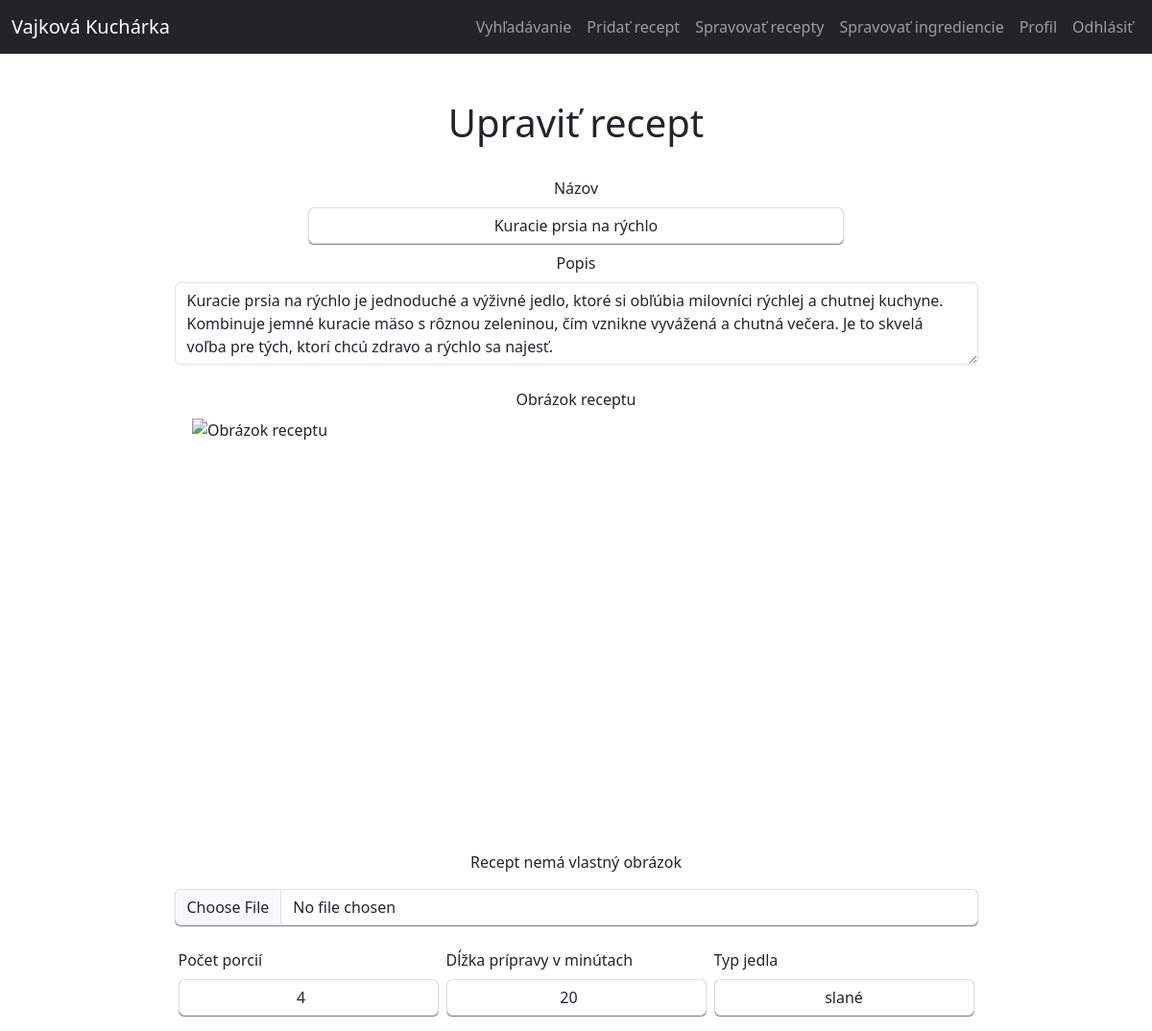
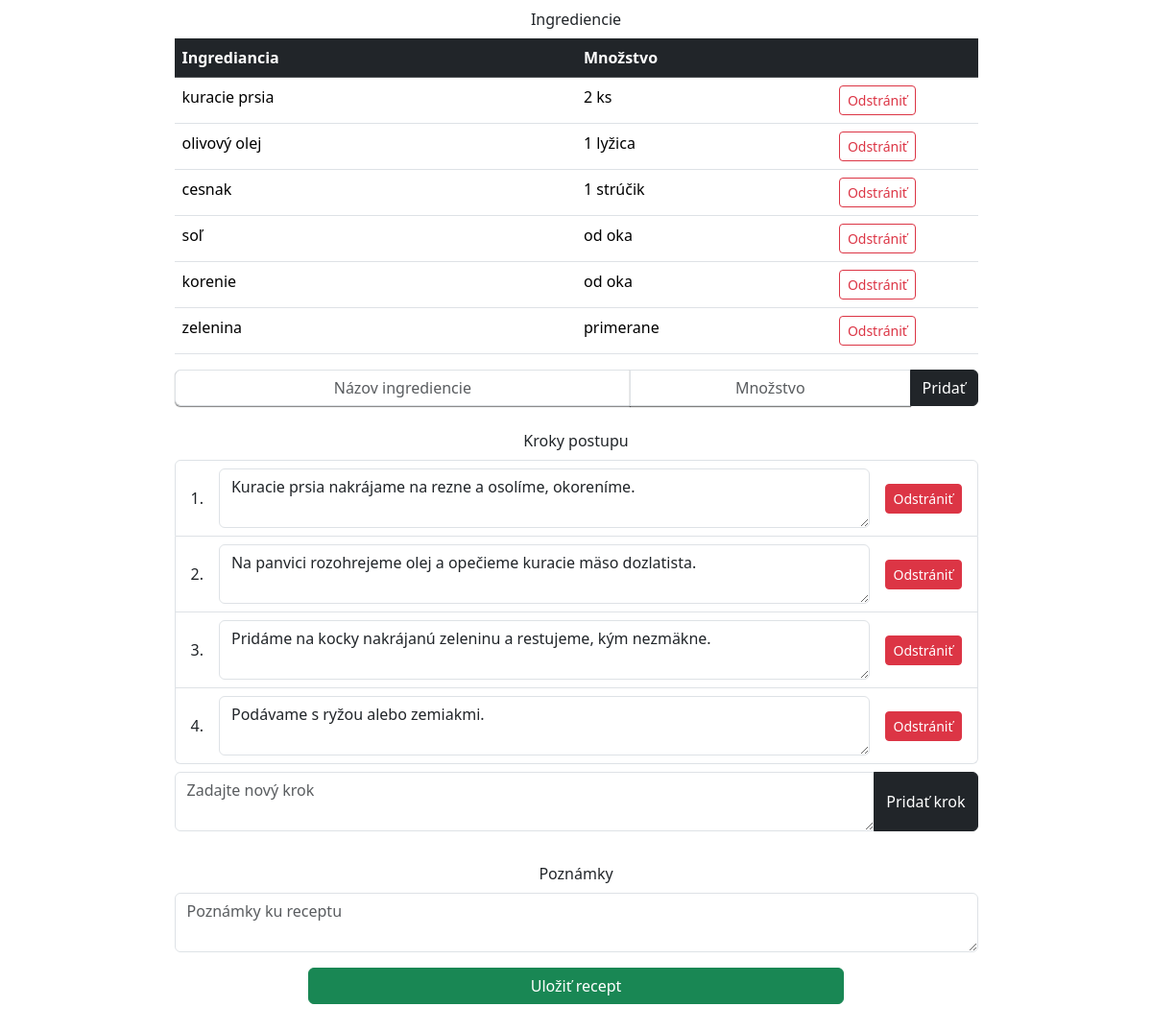
/?c=recipe&a=edit&id=39 (signed in), run on the app's committed database (2 pictures, top to bottom).
### tables this page shows
CREATE TABLE `recipes` (
  `id` int(11) NOT NULL AUTO_INCREMENT,
  `author_id` int(11) NOT NULL,
  `title` varchar(255) NOT NULL,
  `description` text NOT NULL,
  `minutes` int(11) NOT NULL,
  `portions` int(11) NOT NULL,
  `image` varchar(255) DEFAULT NULL,
  `category` enum('sladké','slané') DEFAULT NULL,
  `notes` text DEFAULT NULL,
  `reported` int(11) DEFAULT NULL,
  PRIMARY KEY (`id`),
  KEY `author_id` (`author_id`),
  CONSTRAINT `recipes_ibfk_3` FOREIGN KEY (`author_id`) REFERENCES `users` (`id`) ON UPDATE CASCADE
);

CREATE TABLE `ingredients` (
  `id` int(11) NOT NULL AUTO_INCREMENT,
  `name` varchar(255) NOT NULL,
  PRIMARY KEY (`id`),
  UNIQUE KEY `name` (`name`)
);

CREATE TABLE `recipe_ingredients` (
  `id` int(11) NOT NULL AUTO_INCREMENT,
  `recipe_id` int(11) NOT NULL,
  `ingredient_id` int(11) NOT NULL,
  `amount` varchar(255) NOT NULL,
  PRIMARY KEY (`id`),
  UNIQUE KEY `com` (`ingredient_id`,`recipe_id`),
  KEY `recipe_id` (`recipe_id`),
  CONSTRAINT `recipe_ingredients_ibfk_3` FOREIGN KEY (`recipe_id`) REFERENCES `recipes` (`id`) ON DELETE CASCADE ON UPDATE CASCADE,
  CONSTRAINT `recipe_ingredients_ibfk_4` FOREIGN KEY (`ingredient_id`) REFERENCES `ingredients` (`id`) ON DELETE CASCADE ON UPDATE CASCADE
);

CREATE TABLE `steps` (
  `id` int(11) NOT NULL AUTO_INCREMENT,
  `recipe_id` int(11) NOT NULL,
  `text` text NOT NULL,
  `order` int(11) NOT NULL,
  PRIMARY KEY (`id`),
  KEY `recipe_id` (`recipe_id`),
  CONSTRAINT `steps_ibfk_1` FOREIGN KEY (`recipe_id`) REFERENCES `recipes` (`id`) ON DELETE CASCADE
);

### App/Core/Responses/ViewResponse.php (called while the page is built, shortened)
<?php
class ViewResponse extends Response
{
    private $viewName;
    private $data;
    public function __construct($app, $viewName, $data)
    {
        $this->viewName = $viewName;
        $this->data = $data;
    }
    protected function generate(): void
    {
        $data = $this->data;
        require "App" . DIRECTORY_SEPARATOR . "Views" . DIRECTORY_SEPARATOR . $this->viewName . ".view.php";
    }
}

### App/Core/Responses/Response.php (called while the page is built, shortened)
<?php
abstract class Response
{
    public function send(): void
    {
        $this->generate();
    }
}

### index.php (called while the page is built, shortened)
<?php
require "ClassLoader.php";
$app = new App();
$app->run();

### ClassLoader.php (called while the page is built, shortened)
<?php
class ClassLoader
{
    public static function Boot()
    {
        spl_autoload_register(function ($class_name) {
            $file = str_replace('\\', DIRECTORY_SEPARATOR, $class_name) . '.php';
        });
    }
}

### App/Helpers/Inflect.php (called while the page is built, shortened)
<?php
class Inflect
{
    public static $plural = array(
        '/(quiz)$/i' => "$1zes",
        '/^(ox)$/i' => "$1en",
        '/([m|l])ouse$/i' => "$1ice",
        '/(matr|vert|ind)ix|ex$/i' => "$1ices",
        '/(x|ch|ss|sh)$/i' => "$1es",
        '/([^aeiouy]|qu)y$/i' => "$1ies",
        '/(hive)$/i' => "$1s",
        '/(?:([^f])fe|([lr])f)$/i' => "$1$2ves",
        '/(shea|lea|loa|thie)f$/i' => "$1ves",
        '/sis$/i' => "ses",
        '/([ti])um$/i' => "$1a",
        '/(tomat|potat|ech|her|vet)o$/i' => "$1oes",
        '/(bu)s$/i' => "$1ses",
        '/(alias)$/i' => "$1es",
        '/(octop)us$/i' => "$1i",
        '/(ax|test)is$/i' => "$1es",
        '/(us)$/i' => "$1es",
        '/s$/i' => "s",
        '/$/' => "s"
    );
    public static $irregular = array(
        'move' => 'moves',
        'foot' => 'feet',
        'goose' => 'geese',
        'sex' => 'sexes',
        'child' => 'children',
        'man' => 'men',
        'tooth' => 'teeth',
        'person' => 'people',
        'valve' => 'valves'
    );
    public static function pluralize($string)
    {
        foreach (self::$irregular as $pattern => $result) {
            $pattern = '/' . $pattern . '$/i';
        }
        foreach (self::$plural as $pattern => $result) {
            if (preg_match($pattern, $string)) {
                return preg_replace($pattern, $result, $string);
            }
        }
        return $string;
    }
}

### App/Core/Model.php (called while the page is built, shortened)
<?php
abstract class Model implements \JsonSerializable
{
    private static ?Connection $connection = null;
    public static function getAll(
        ?string $whereClause = null,
        array $whereParams = [],
        ?string $orderBy = null,
        ?int $limit = null,
        ?int $offset = null
    ): array {
        try {
            $sql = "SELECT * FROM `" . static::getTableName() . "`";
            if ($whereClause != null) {
                $sql .= " WHERE $whereClause";
            }
            if ($orderBy != null) {
                $sql .= " ORDER BY $orderBy";
            }
            $stmt = self::$connection->prepare($sql);
            $stmt->execute($whereParams);
            $models = $stmt->fetchAll(PDO::FETCH_CLASS | PDO::FETCH_PROPS_LATE, static::class);
            return $models;
        } catch (PDOException $e) {
            throw new \Exception('Query failed: ' . $e->getMessage(), 0, $e);
        }
    }
    private static function connect(): void
    {
        self::$connection = Connection::connect();
    }
    public static function getTableName(): string
    {
        $arr = explode("\\", get_called_class());
        return Inflect::pluralize(strtolower(end($arr)));
    }
    public static function getPkColumnName(): string
    {
        return 'id';
    }
    public static function getOne($id): ?static
    {
        try {
            $sql = "SELECT * FROM `" . static::getTableName() . "` WHERE `" . static::getPkColumnName() . "`=?";
            $stmt = self::$connection->prepare($sql);
            $stmt->setFetchMode(PDO::FETCH_CLASS | PDO::FETCH_PROPS_LATE, static::class);
            $stmt->execute([$id]);
            $model = $stmt->fetch() ?: null;
            if ($model != null) {
                $model->_dbId = $model->{static::getPkColumnName()};
            }
            return $model;
        } catch (PDOException $e) {
            throw new \Exception('Query failed: ' . $e->getMessage(), 0, $e);
        }
    }
}

### App/Core/DB/Connection.php (called while the page is built, shortened)
<?php
class Connection
{
    private $db;
    public function __construct($db)
    {
        $this->db = $db;
    }
    public function prepare($sql)
    {
        try {
            return new DebugStatement($this->db->prepare($sql));
        } catch (PDOException $e) {
            throw new \Exception('Prepare failed: ' . $e->getMessage());
        }
    }
}

### App/Controllers/RecipeController.php (called while the page is built, shortened)
<?php
class RecipeController extends AControllerBase
{
    public function edit(): Response
    {
        $id = (int)$this->request()->getValue("id");
        $recipe = Recipe::getOne($id);
        return $this->getRecipeDetails($recipe);
    }
    private function getRecipeDetails(Recipe $recipe): ViewResponse
    {
        $steps = Step::getAll(whereClause: "recipe_id = ?", whereParams: [$recipe->getId()], orderBy: "`order`");
        $ingredients = [];
        foreach (Recipe_ingredient::getAll("recipe_id = ?", [$recipe->getId()]) as $recipe_ingredient) {
            $ingredient = Ingredient::getOne($recipe_ingredient->getIngredientId());
            $ingredients[] = new RecipeIngredient($ingredient->getName(), $recipe_ingredient->getAmount());
        }
        return $this->html(
            [
                'recipe' => $recipe,
                'steps' => $steps,
                'ingredients' => $ingredients
            ]
        );
    }
}

### App/Core/DB/DebugStatement.php (called while the page is built, shortened)
<?php
class DebugStatement
{
    private PDOStatementAlias $stmt;
    public function __construct($stmt)
    {
        $this->stmt = $stmt;
    }
    public function execute($params = null)
    {
        $result = $this->stmt->execute($params);
        $this->stmt->debugDumpParams();
        return $result;
    }
    public function __call($name, $arguments)
    {
        return $this->stmt->{$name}(...$arguments);
    }
}

### App/Models/Recipe.php (called while the page is built, shortened)
<?php
class Recipe extends Model
{
    protected ?int $id = null;
    protected string $title;
    protected string $description;
    protected int $minutes;
    protected int $portions;
    protected ?string $image;
    protected ?string $category;
    public function getId(): ?int
    {
        return $this->id;
    }
    public function getTitle(): string
    {
        return $this->title;
    }
    public function getDescription(): string
    {
        return $this->description;
    }
    public function getMinutes(): int
    {
        return $this->minutes;
    }
    public function getPortions(): int
    {
        return $this->portions;
    }
    public function getImage(): ?string
    {
        return $this->image;
    }
    public function getCategory(): ?string
    {
        return $this->category;
    }
}

### App/Models/RecipeIngredient.php (called while the page is built, shortened)
<?php
class RecipeIngredient
{
    private string $name;
    private string $amount;
    public function __construct(string $name, string $amount) {
        $this->name = $name;
        $this->amount = $amount;
    }
    public function getName(): string
    {
        return $this->name;
    }
    public function getAmount(): string
    {
        return $this->amount;
    }
}

### App/Models/Step.php (called while the page is built, shortened)
<?php
class Step extends Model
{
    protected string $text;
    public function getText(): string
    {
        return $this->text;
    }
}

### App/Views/Recipe/recipeForm.view.php (the view, shortened to what this page needs)
<form id="recipeForm"  enctype="multipart/form-data" class="my-4 d-flex flex-column align-items-center w-100"
      data-id=<?= @$data["recipe"]?->getId() ?? 0 ?>>
    <div class="text-center d-flex flex-column align-items-center w-50">
        <label for="recipeTitle" class="form-label bold">Názov</label>
        <input type="text" id="recipeTitle" name="title" class="form-control" placeholder="Napíš názov receptu"
               value="<?= @$data['recipe']?->getTitle() ?>" required>
    </div>
    <div class="mb-3 d-flex flex-column align-items-center w-75">
        <label for="recipeDescription" class="form-label">Popis</label>
        <textarea id="recipeDescription" name="description" class="form-control" rows="3" placeholder="Napíš stručný popis receptu"
                  required><?= @$data["recipe"]?->getDescription() ?></textarea>
    </div>
    <div class="mb-3 d-flex flex-column align-items-center w-75">
        <label for="recipeImageInput" class="form-label">Obrázok receptu</label>
        <img src="<?= @$data['recipe']?->getImage() ?? "public/images/empty_plate.jpg"?> "
             class="mx-auto d-block recipe_image" alt="Obrázok receptu">
        <p id="imageDesc" <?= @$data['recipe']?->getImage() ? 'hidden' : '' ?>>Recept nemá vlastný obrázok</p>
        <input class="form-control" type="file" name="image" id="recipeImageInput" accept="image/*" <?= @$data['recipe']?->getImage() ? 'hidden' : '' ?> >
    </div>
    <div class="row mb-3 gx-2 w-75 align-items-end">
        <div class="col">
            <label for="recipePortions" class="form-label">Počet porcií</label>
            <input type="number" name="portions" min="1" oninput="validity.valid||(value='');" class="form-control"
                   id="recipePortions" placeholder="Počet porcií" aria-label="Počet porcií"
                   value="<?= @$data['recipe']?->getPortions() ?>" required>
        </div>
        <div class="col">
            <label for="recipeMinutes" class="form-label">Dĺžka prípravy v minútach</label>
            <input type="number" name="minutes" min="1" oninput="validity.valid||(value='');" class="form-control"
                   id="recipeMinutes" placeholder="Čas prípravy" aria-label="Čas prípravy"
                   value="<?= @$data['recipe']?->getMinutes() ?>" required>
        </div>
        <div class="col">
            <label for="categoryOfFood" class="form-label">Typ jedla</label>
            <select class="form-control" id="categoryOfFood" name="category">
                <option <?= @$data["recipe"]?->getCategory() === RecipeCategory::Slane->value ? "selected" : "" ?>
                        value=<?= RecipeCategory::Slane->value ?>><?= RecipeCategory::Slane->value ?></option>
            </select>
        </div>
    </div>
    <div class="mb-3 d-flex flex-column align-items-center w-75 " id="ingredientsDiv">
        <label class="form-label">Ingrediencie</label>
        <table class="table">
            <thead class="table-dark">
            <tr>
                <th scope="col">Ingrediancia</th>
                <th scope="col">Množstvo</th>
                <th scope="col"></th>
            </tr>
            </thead>
            <tbody id="ingredientsTableBody">
            <?php
            $ingredients = $data['ingredients'] ?? [];
            foreach ($ingredients as $ingredient) { ?>
                <tr class="recipeIngredient">
                    <td class="w-50"><?= $ingredient->getName() ?></td>
                    <td class="w-25"><?= $ingredient->getAmount() ?></td>
                    <td class="text-center">
                        <button class="btn btn-outline-danger btn-sm" type="button">Odstrániť</button>
                    </td>
                </tr>
                <?php
            }
            ?>
            </tbody>
        </table>
        <div class="input-group">
            <input type="text" class="form-control w-25" list="ingredientsOptions" id="newRecipeIngredient"
                   placeholder="Názov ingrediencie" name="newRecipeIngredientChoice">
            <input type="text" class="form-control" id="ingredientAmount" placeholder="Množstvo" aria-label="Množstvo">
            <button class="btn btn-dark" type="button" id="addIngredientButton">Pridať</button>
        </div>
    </div>
    <div class="mb-3 d-flex flex-column align-items-center w-75">
        <label class="form-label">Kroky postupu</label>
        <ol class="list-group list-group-numbered w-100" id="stepList">
            <?php
            $steps = $data['steps'] ?? [];
            foreach ($steps as $step) { ?>
                <li class="list-group-item d-flex align-items-center justify-content-between">
                    <textarea class="form-control mx-3" rows="2"><?= $step->getText() ?></textarea>
                    <button type="button" class="btn btn-sm btn-danger">Odstrániť</button>
                </li>
                <?php
            }
            ?>
        </ol>
        <div class="input-group my-2 ">
            <textarea id="newStep" class="form-control" rows="2" placeholder="Zadajte nový krok"></textarea>
            <button type="button" id="addStepButton" class="btn btn-dark">Pridať krok</button>
        </div>
    </div>
    <div class="mb-3 d-flex flex-column align-items-center w-75">
        <label for="recipeNotes" class="form-label">Poznámky</label>
        <textarea id="recipeNotes" name="notes" class="form-control" rows="2" placeholder="Poznámky ku receptu"><?= @$data["recipe"]?->getNotes() ?></textarea>
    </div>
    <div class="mb-2 d-flex flex-column align-items-center w-50">
        <button type="submit" class="btn btn-success w-100" id=saveRecipe>Uložiť recept</button>
    </div>
</form>

### public/css/styl.css (style rules this page uses)
label { margin-bottom: 8px; margin-top: 8px; }
select, input { box-shadow: 0 1px 1px rgba(0,0,0,0.5); text-align: center; width: 100%; }
.recipe_image { max-width: 800px; width: 100%; aspect-ratio: 16/9; object-fit: cover; }

### data on the page
recipes: title "Kuracie prsia na rýchlo", description "Kuracie prsia na rýchlo je jednoduché a výživné jedlo, ktoré si obľúbia milovníci rýchlej a chutnej kuchyne. Kombinuje jemné kuracie mäso s rôznou zeleninou, čím vznikne vyvážená a chutná večera. Je to skvelá voľba pre tých, ktorí chcú zdravo a rýchlo sa najesť.", portions "4", minutes "20", category "slané"
ingredients: name "kuracie prsia"
recipe_ingredients: amount "2 ks"
ingredients: name "olivový olej"
recipe_ingredients: amount "1 lyžica"
ingredients: name "cesnak"
recipe_ingredients: amount "1 strúčik"
ingredients: name "soľ"
recipe_ingredients: amount "od oka"
ingredients: name "korenie"
recipe_ingredients: amount "od oka"
ingredients: name "zelenina"
recipe_ingredients: amount "primerane"
steps: text "Kuracie prsia nakrájame na rezne a osolíme, okoreníme."
steps: text "Na panvici rozohrejeme olej a opečieme kuracie mäso dozlatista."
steps: text "Pridáme na kocky nakrájanú zeleninu a restujeme, kým nezmäkne."
steps: text "Podávame s ryžou alebo zemiakmi."
